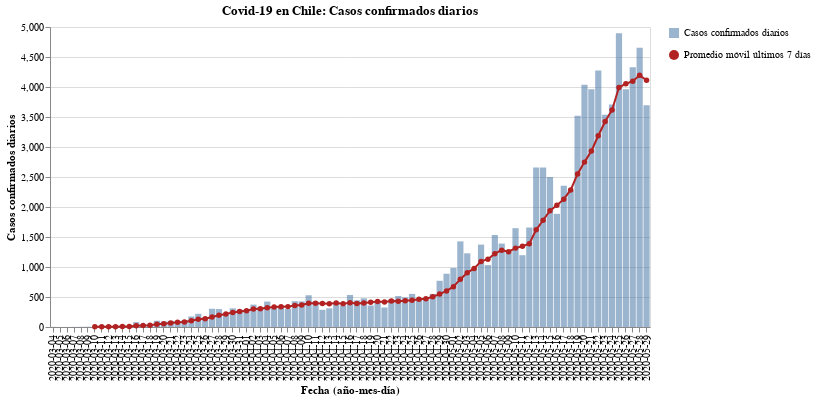

Notebook code for this chart:
### Code cell
#hide_input
bars = alt.Chart(new_cases).mark_bar(opacity=0.7).encode(
    x = alt.X('Dates:N', axis=alt.Axis(title='Fecha (año-mes-día)')),
    y = alt.Y('New_cases:Q', axis=alt.Axis(title='Casos confirmados diarios')),
    tooltip = ['Dates', 'New_cases'],
    opacity=alt.Opacity('Casos confirmados diarios', legend=alt.Legend(title=""))
)

line = alt.Chart(new_cases).mark_line(point={
      "filled": True,
      "fill": "firebrick"
    }, color='firebrick').encode(
    x=alt.X('Dates:N', axis=alt.Axis(title='Fecha (año-mes-día)')),
    y = alt.Y('Rolling:Q'),
    shape=alt.Shape('Promedio móvil últimos 7 días', legend=alt.Legend(title=""))
)

(bars + line).properties(
    title='Covid-19 en Chile: Casos confirmados diarios',
    width=600
)

### Figure 1 — Vega-Lite specification as saved in the notebook (floating-point values rounded to 4 significant figures)
{"config": {"view": {"continuousWidth": 400, "continuousHeight": 300}}, "layer": [{"mark": {"type": "bar", "opacity": 0.7}, "encoding": {"opacity": {"type": "nominal", "field": "Casos confirmados diarios", "legend": {"title": ""}}, "tooltip": [{"type": "nominal", "field": "Dates"}, {"type": "quantitative", "field": "New_cases"}], "x": {"type": "nominal", "axis": {"title": "Fecha (año-mes-día)"}, "field": "Dates"}, "y": {"type": "quantitative", "axis": {"title": "Casos confirmados diarios"}, "field": "New_cases"}}}, {"mark": {"type": "line", "color": "firebrick", "point": {"filled": true, "fill": "firebrick"}}, "encoding": {"shape": {"type": "nominal", "field": "Promedio móvil últimos 7 días", "legend": {"title": ""}}, "x": {"type": "nominal", "axis": {"title": "Fecha (año-mes-día)"}, "field": "Dates"}, "y": {"type": "quantitative", "field": "Rolling"}}}], "data": {"name": "data-0ad12b2ea217fa8b4cd5bc34d1e6d5f1"}, "title": "Covid-19 en Chile: Casos confirmados diarios", "width": 600, "$schema": "https://vega.github.io/schema/vega-lite/v4.8.1.json", "datasets": {"data-0ad12b2ea217fa8b4cd5bc34d1e6d5f1": [{"Dates": "2020-03-04", "New_cases": 2, "Rolling": null, "Casos confirmados diarios": "Casos confirmados diarios", "Promedio móvil últimos 7 días": "Promedio móvil últimos 7 días"}, {"Dates": "2020-03-05", "New_cases": 1, "Rolling": null, "Casos confirmados diarios": "Casos confirmados diarios", "Promedio móvil últimos 7 días": "Promedio móvil últimos 7 días"}, {"Dates": "2020-03-06", "New_cases": 1, "Rolling": null, "Casos confirmados diarios": "Casos confirmados diarios", "Promedio móvil últimos 7 días": "Promedio móvil últimos 7 días"}, {"Dates": "2020-03-07", "New_cases": 2, "Rolling": null, "Casos confirmados diarios": "Casos confirmados diarios", "Promedio móvil últimos 7 días": "Promedio móvil últimos 7 días"}, {"Dates": "2020-03-08", "New_cases": 3, "Rolling": null, "Casos confirmados diarios": "Casos confirmados diarios", "Promedio móvil últimos 7 días": "Promedio móvil últimos 7 días"}, {"Dates": "2020-03-09", "New_cases": 5, "Rolling": null, "Casos confirmados diarios": "Casos confirmados diarios", "Promedio móvil últimos 7 días": "Promedio móvil últimos 7 días"}, {"Dates": "2020-03-10", "New_cases": 2, "Rolling": 2.286, "Casos confirmados diarios": "Casos confirmados diarios", "Promedio móvil últimos 7 días": "Promedio móvil últimos 7 días"}, {"Dates": "2020-03-11", "New_cases": 6, "Rolling": 2.857, "Casos confirmados diarios": "Casos confirmados diarios", "Promedio móvil últimos 7 días": "Promedio móvil últimos 7 días"}, {"Dates": "2020-03-12", "New_cases": 10, "Rolling": 4.143, "Casos confirmados diarios": "Casos confirmados diarios", "Promedio móvil últimos 7 días": "Promedio móvil últimos 7 días"}, {"Dates": "2020-03-13", "New_cases": 10, "Rolling": 5.429, "Casos confirmados diarios": "Casos confirmados diarios", "Promedio móvil últimos 7 días": "Promedio móvil últimos 7 días"}, {"Dates": "2020-03-14", "New_cases": 18, "Rolling": 7.714, "Casos confirmados diarios": "Casos confirmados diarios", "Promedio móvil últimos 7 días": "Promedio móvil últimos 7 días"}, {"Dates": "2020-03-15", "New_cases": 14, "Rolling": 9.286, "Casos confirmados diarios": "Casos confirmados diarios", "Promedio móvil últimos 7 días": "Promedio móvil últimos 7 días"}, {"Dates": "2020-03-16", "New_cases": 81, "Rolling": 20.14, "Casos confirmados diarios": "Casos confirmados diarios", "Promedio móvil últimos 7 días": "Promedio móvil últimos 7 días"}, {"Dates": "2020-03-17", "New_cases": 45, "Rolling": 26.29, "Casos confirmados diarios": "Casos confirmados diarios", "Promedio móvil últimos 7 días": "Promedio móvil últimos 7 días"}, {"Dates": "2020-03-18", "New_cases": 37, "Rolling": 30.71, "Casos confirmados diarios": "Casos confirmados diarios", "Promedio móvil últimos 7 días": "Promedio móvil últimos 7 días"}, {"Dates": "2020-03-19", "New_cases": 104, "Rolling": 44.14, "Casos confirmados diarios": "Casos confirmados diarios", "Promedio móvil últimos 7 días": "Promedio móvil últimos 7 días"}, {"Dates": "2020-03-20", "New_cases": 92, "Rolling": 55.86, "Casos confirmados diarios": "Casos confirmados diarios", "Promedio móvil últimos 7 días": "Promedio móvil últimos 7 días"}, {"Dates": "2020-03-21", "New_cases": 103, "Rolling": 68.0, "Casos confirmados diarios": "Casos confirmados diarios", "Promedio móvil últimos 7 días": "Promedio móvil últimos 7 días"}, {"Dates": "2020-03-22", "New_cases": 95, "Rolling": 79.57, "Casos confirmados diarios": "Casos confirmados diarios", "Promedio móvil últimos 7 días": "Promedio móvil últimos 7 días"}, {"Dates": "2020-03-23", "New_cases": 114, "Rolling": 84.29, "Casos confirmados diarios": "Casos confirmados diarios", "Promedio móvil últimos 7 días": "Promedio móvil últimos 7 días"}, {"Dates": "2020-03-24", "New_cases": 176, "Rolling": 103.0, "Casos confirmados diarios": "Casos confirmados diarios", "Promedio móvil últimos 7 días": "Promedio móvil últimos 7 días"}, {"Dates": "2020-03-25", "New_cases": 220, "Rolling": 129.1, "Casos confirmados diarios": "Casos confirmados diarios", "Promedio móvil últimos 7 días": "Promedio móvil últimos 7 días"}, {"Dates": "2020-03-26", "New_cases": 164, "Rolling": 137.7, "Casos confirmados diarios": "Casos confirmados diarios", "Promedio móvil últimos 7 días": "Promedio móvil últimos 7 días"}, {"Dates": "2020-03-27", "New_cases": 304, "Rolling": 168.0, "Casos confirmados diarios": "Casos confirmados diarios", "Promedio móvil últimos 7 días": "Promedio móvil últimos 7 días"}, {"Dates": "2020-03-28", "New_cases": 299, "Rolling": 196.0, "Casos confirmados diarios": "Casos confirmados diarios", "Promedio móvil últimos 7 días": "Promedio móvil últimos 7 días"}, {"Dates": "2020-03-29", "New_cases": 230, "Rolling": 215.3, "Casos confirmados diarios": "Casos confirmados diarios", "Promedio móvil últimos 7 días": "Promedio móvil últimos 7 días"}, {"Dates": "2020-03-30", "New_cases": 310, "Rolling": 243.3, "Casos confirmados diarios": "Casos confirmados diarios", "Promedio móvil últimos 7 días": "Promedio móvil últimos 7 días"}, {"Dates": "2020-03-31", "New_cases": 289, "Rolling": 259.4, "Casos confirmados diarios": "Casos confirmados diarios", "Promedio móvil últimos 7 días": "Promedio móvil últimos 7 días"}, {"Dates": "2020-04-01", "New_cases": 293, "Rolling": 269.9, "Casos confirmados diarios": "Casos confirmados diarios", "Promedio móvil últimos 7 días": "Promedio móvil últimos 7 días"}, {"Dates": "2020-04-02", "New_cases": 373, "Rolling": 299.7, "Casos confirmados diarios": "Casos confirmados diarios", "Promedio móvil últimos 7 días": "Promedio móvil últimos 7 días"}, {"Dates": "2020-04-03", "New_cases": 333, "Rolling": 303.9, "Casos confirmados diarios": "Casos confirmados diarios", "Promedio móvil últimos 7 días": "Promedio móvil últimos 7 días"}, {"Dates": "2020-04-04", "New_cases": 424, "Rolling": 321.7, "Casos confirmados diarios": "Casos confirmados diarios", "Promedio móvil últimos 7 días": "Promedio móvil últimos 7 días"}, {"Dates": "2020-04-05", "New_cases": 310, "Rolling": 333.1, "Casos confirmados diarios": "Casos confirmados diarios", "Promedio móvil últimos 7 días": "Promedio móvil últimos 7 días"}, {"Dates": "2020-04-06", "New_cases": 344, "Rolling": 338.0, "Casos confirmados diarios": "Casos confirmados diarios", "Promedio móvil últimos 7 días": "Promedio móvil últimos 7 días"}, {"Dates": "2020-04-07", "New_cases": 301, "Rolling": 339.7, "Casos confirmados diarios": "Casos confirmados diarios", "Promedio móvil últimos 7 días": "Promedio móvil últimos 7 días"}, {"Dates": "2020-04-08", "New_cases": 430, "Rolling": 359.3, "Casos confirmados diarios": "Casos confirmados diarios", "Promedio móvil últimos 7 días": "Promedio móvil últimos 7 días"}, {"Dates": "2020-04-09", "New_cases": 426, "Rolling": 366.9, "Casos confirmados diarios": "Casos confirmados diarios", "Promedio móvil últimos 7 días": "Promedio móvil últimos 7 días"}, {"Dates": "2020-04-10", "New_cases": 529, "Rolling": 394.9, "Casos confirmados diarios": "Casos confirmados diarios", "Promedio móvil últimos 7 días": "Promedio móvil últimos 7 días"}, {"Dates": "2020-04-11", "New_cases": 426, "Rolling": 395.1, "Casos confirmados diarios": "Casos confirmados diarios", "Promedio móvil últimos 7 días": "Promedio móvil últimos 7 días"}, {"Dates": "2020-04-12", "New_cases": 286, "Rolling": 391.7, "Casos confirmados diarios": "Casos confirmados diarios", "Promedio móvil últimos 7 días": "Promedio móvil últimos 7 días"}, {"Dates": "2020-04-13", "New_cases": 312, "Rolling": 387.1, "Casos confirmados diarios": "Casos confirmados diarios", "Promedio móvil últimos 7 días": "Promedio móvil últimos 7 días"}, {"Dates": "2020-04-14", "New_cases": 392, "Rolling": 400.1, "Casos confirmados diarios": "Casos confirmados diarios", "Promedio móvil últimos 7 días": "Promedio móvil últimos 7 días"}, {"Dates": "2020-04-15", "New_cases": 356, "Rolling": 389.6, "Casos confirmados diarios": "Casos confirmados diarios", "Promedio móvil últimos 7 días": "Promedio móvil últimos 7 días"}, {"Dates": "2020-04-16", "New_cases": 534, "Rolling": 405.0, "Casos confirmados diarios": "Casos confirmados diarios", "Promedio móvil últimos 7 días": "Promedio móvil últimos 7 días"}, {"Dates": "2020-04-17", "New_cases": 445, "Rolling": 393.0, "Casos confirmados diarios": "Casos confirmados diarios", "Promedio móvil últimos 7 días": "Promedio móvil últimos 7 días"}, {"Dates": "2020-04-18", "New_cases": 478, "Rolling": 400.4, "Casos confirmados diarios": "Casos confirmados diarios", "Promedio móvil últimos 7 días": "Promedio móvil últimos 7 días"}, {"Dates": "2020-04-19", "New_cases": 358, "Rolling": 410.7, "Casos confirmados diarios": "Casos confirmados diarios", "Promedio móvil últimos 7 días": "Promedio móvil últimos 7 días"}, {"Dates": "2020-04-20", "New_cases": 419, "Rolling": 426.0, "Casos confirmados diarios": "Casos confirmados diarios", "Promedio móvil últimos 7 días": "Promedio móvil últimos 7 días"}, {"Dates": "2020-04-21", "New_cases": 325, "Rolling": 416.4, "Casos confirmados diarios": "Casos confirmados diarios", "Promedio móvil últimos 7 días": "Promedio móvil últimos 7 días"}, {"Dates": "2020-04-22", "New_cases": 464, "Rolling": 431.9, "Casos confirmados diarios": "Casos confirmados diarios", "Promedio móvil últimos 7 días": "Promedio móvil últimos 7 días"}, {"Dates": "2020-04-23", "New_cases": 516, "Rolling": 429.3, "Casos confirmados diarios": "Casos confirmados diarios", "Promedio móvil últimos 7 días": "Promedio móvil últimos 7 días"}, {"Dates": "2020-04-24", "New_cases": 494, "Rolling": 436.3, "Casos confirmados diarios": "Casos confirmados diarios", "Promedio móvil últimos 7 días": "Promedio móvil últimos 7 días"}, {"Dates": "2020-04-25", "New_cases": 552, "Rolling": 446.9, "Casos confirmados diarios": "Casos confirmados diarios", "Promedio móvil últimos 7 días": "Promedio móvil últimos 7 días"}, {"Dates": "2020-04-26", "New_cases": 473, "Rolling": 463.3, "Casos confirmados diarios": "Casos confirmados diarios", "Promedio móvil últimos 7 días": "Promedio móvil últimos 7 días"}, {"Dates": "2020-04-27", "New_cases": 482, "Rolling": 472.3, "Casos confirmados diarios": "Casos confirmados diarios", "Promedio móvil últimos 7 días": "Promedio móvil últimos 7 días"}, {"Dates": "2020-04-28", "New_cases": 552, "Rolling": 504.7, "Casos confirmados diarios": "Casos confirmados diarios", "Promedio móvil últimos 7 días": "Promedio móvil últimos 7 días"}, {"Dates": "2020-04-29", "New_cases": 770, "Rolling": 548.4, "Casos confirmados diarios": "Casos confirmados diarios", "Promedio móvil últimos 7 días": "Promedio móvil últimos 7 días"}, {"Dates": "2020-04-30", "New_cases": 888, "Rolling": 601.6, "Casos confirmados diarios": "Casos confirmados diarios", "Promedio móvil últimos 7 días": "Promedio móvil últimos 7 días"}, {"Dates": "2020-05-01", "New_cases": 985, "Rolling": 671.7, "Casos confirmados diarios": "Casos confirmados diarios", "Promedio móvil últimos 7 días": "Promedio móvil últimos 7 días"}, {"Dates": "2020-05-02", "New_cases": 1427, "Rolling": 796.7, "Casos confirmados diarios": "Casos confirmados diarios", "Promedio móvil últimos 7 días": "Promedio móvil últimos 7 días"}, {"Dates": "2020-05-03", "New_cases": 1228, "Rolling": 904.6, "Casos confirmados diarios": "Casos confirmados diarios", "Promedio móvil últimos 7 días": "Promedio móvil últimos 7 días"}, {"Dates": "2020-05-04", "New_cases": 980, "Rolling": 975.7, "Casos confirmados diarios": "Casos confirmados diarios", "Promedio móvil últimos 7 días": "Promedio móvil últimos 7 días"}, {"Dates": "2020-05-05", "New_cases": 1373, "Rolling": 1093.0, "Casos confirmados diarios": "Casos confirmados diarios", "Promedio móvil últimos 7 días": "Promedio móvil últimos 7 días"}, {"Dates": "2020-05-06", "New_cases": 1032, "Rolling": 1130.0, "Casos confirmados diarios": "Casos confirmados diarios", "Promedio móvil últimos 7 días": "Promedio móvil últimos 7 días"}, {"Dates": "2020-05-07", "New_cases": 1533, "Rolling": 1223.0, "Casos confirmados diarios": "Casos confirmados diarios", "Promedio móvil últimos 7 días": "Promedio móvil últimos 7 días"}, {"Dates": "2020-05-08", "New_cases": 1391, "Rolling": 1281.0, "Casos confirmados diarios": "Casos confirmados diarios", "Promedio móvil últimos 7 días": "Promedio móvil últimos 7 días"}, {"Dates": "2020-05-09", "New_cases": 1247, "Rolling": 1255.0, "Casos confirmados diarios": "Casos confirmados diarios", "Promedio móvil últimos 7 días": "Promedio móvil últimos 7 días"}, {"Dates": "2020-05-10", "New_cases": 1647, "Rolling": 1315.0, "Casos confirmados diarios": "Casos confirmados diarios", "Promedio móvil últimos 7 días": "Promedio móvil últimos 7 días"}, {"Dates": "2020-05-11", "New_cases": 1197, "Rolling": 1346.0, "Casos confirmados diarios": "Casos confirmados diarios", "Promedio móvil últimos 7 días": "Promedio móvil últimos 7 días"}, {"Dates": "2020-05-12", "New_cases": 1658, "Rolling": 1386.0, "Casos confirmados diarios": "Casos confirmados diarios", "Promedio móvil últimos 7 días": "Promedio móvil últimos 7 días"}, {"Dates": "2020-05-13", "New_cases": 2660, "Rolling": 1619.0, "Casos confirmados diarios": "Casos confirmados diarios", "Promedio móvil últimos 7 días": "Promedio móvil últimos 7 días"}, {"Dates": "2020-05-14", "New_cases": 2659, "Rolling": 1780.0, "Casos confirmados diarios": "Casos confirmados diarios", "Promedio móvil últimos 7 días": "Promedio móvil últimos 7 días"}, {"Dates": "2020-05-15", "New_cases": 2502, "Rolling": 1939.0, "Casos confirmados diarios": "Casos confirmados diarios", "Promedio móvil últimos 7 días": "Promedio móvil últimos 7 días"}, {"Dates": "2020-05-16", "New_cases": 1886, "Rolling": 2030.0, "Casos confirmados diarios": "Casos confirmados diarios", "Promedio móvil últimos 7 días": "Promedio móvil últimos 7 días"}, {"Dates": "2020-05-17", "New_cases": 2353, "Rolling": 2131.0, "Casos confirmados diarios": "Casos confirmados diarios", "Promedio móvil últimos 7 días": "Promedio móvil últimos 7 días"}, {"Dates": "2020-05-18", "New_cases": 2278, "Rolling": 2285.0, "Casos confirmados diarios": "Casos confirmados diarios", "Promedio móvil últimos 7 días": "Promedio móvil últimos 7 días"}, {"Dates": "2020-05-19", "New_cases": 3520, "Rolling": 2551.0, "Casos confirmados diarios": "Casos confirmados diarios", "Promedio móvil últimos 7 días": "Promedio móvil últimos 7 días"}, {"Dates": "2020-05-20", "New_cases": 4038, "Rolling": 2748.0, "Casos confirmados diarios": "Casos confirmados diarios", "Promedio móvil últimos 7 días": "Promedio móvil últimos 7 días"}, {"Dates": "2020-05-21", "New_cases": 3964, "Rolling": 2934.0, "Casos confirmados diarios": "Casos confirmados diarios", "Promedio móvil últimos 7 días": "Promedio móvil últimos 7 días"}, {"Dates": "2020-05-22", "New_cases": 4276, "Rolling": 3188.0, "Casos confirmados diarios": "Casos confirmados diarios", "Promedio móvil últimos 7 días": "Promedio móvil últimos 7 días"}, {"Dates": "2020-05-23", "New_cases": 3536, "Rolling": 3424.0, "Casos confirmados diarios": "Casos confirmados diarios", "Promedio móvil últimos 7 días": "Promedio móvil últimos 7 días"}, {"Dates": "2020-05-24", "New_cases": 3709, "Rolling": 3617.0, "Casos confirmados diarios": "Casos confirmados diarios", "Promedio móvil últimos 7 días": "Promedio móvil últimos 7 días"}, {"Dates": "2020-05-25", "New_cases": 4895, "Rolling": 3991.0, "Casos confirmados diarios": "Casos confirmados diarios", "Promedio móvil últimos 7 días": "Promedio móvil últimos 7 días"}, {"Dates": "2020-05-26", "New_cases": 3964, "Rolling": 4055.0, "Casos confirmados diarios": "Casos confirmados diarios", "Promedio móvil últimos 7 días": "Promedio móvil últimos 7 días"}, {"Dates": "2020-05-27", "New_cases": 4328, "Rolling": 4096.0, "Casos confirmados diarios": "Casos confirmados diarios", "Promedio móvil últimos 7 días": "Promedio móvil últimos 7 días"}, {"Dates": "2020-05-28", "New_cases": 4654, "Rolling": 4195.0, "Casos confirmados diarios": "Casos confirmados diarios", "Promedio móvil últimos 7 días": "Promedio móvil últimos 7 días"}, {"Dates": "2020-05-29", "New_cases": 3695, "Rolling": 4112.0, "Casos confirmados diarios": "Casos confirmados diarios", "Promedio móvil últimos 7 días": "Promedio móvil últimos 7 días"}]}}
